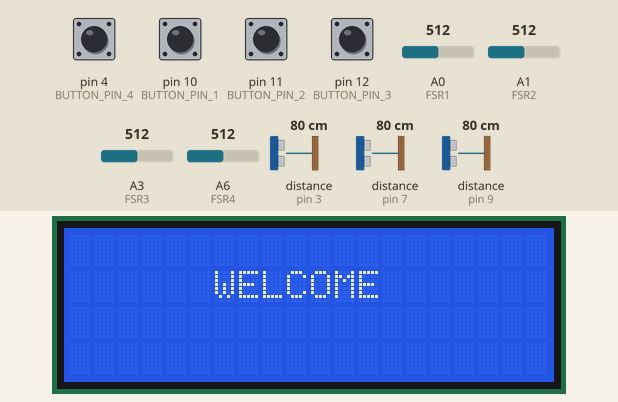
Bench run of a sketch on a simulated Arduino Nano, built with avr-gcc and run on an emulated ATmega328P. Parts: 20×4 character LCD. The test bench sets the inputs (shaded band); at power-on: pin 4 (BUTTON_PIN_4), pin 10 (BUTTON_PIN_1), pin 11 (BUTTON_PIN_2), pin 12 (BUTTON_PIN_3) HIGH, distance to the obstacle (sensors on pin 3, pin 7, pin 9) 80 cm, A0 (FSR1) = 512, A1 (FSR2) = 512, A3 (FSR3) = 512, A6 (FSR4) = 512. The echo pulse lasts 58.3 µs per cm; what the sketch prints to the serial monitor is not drawn.

Above: at 0.1 s.
At 2.3 s:
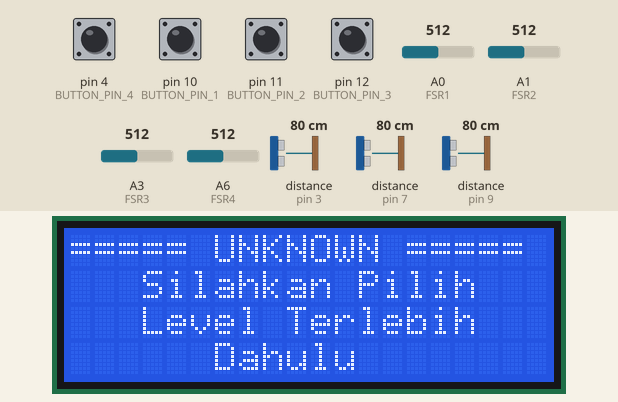
2.4 s: pin 4 (BUTTON_PIN_4) pulled LOW for 0.15 s
At 3.8 s:
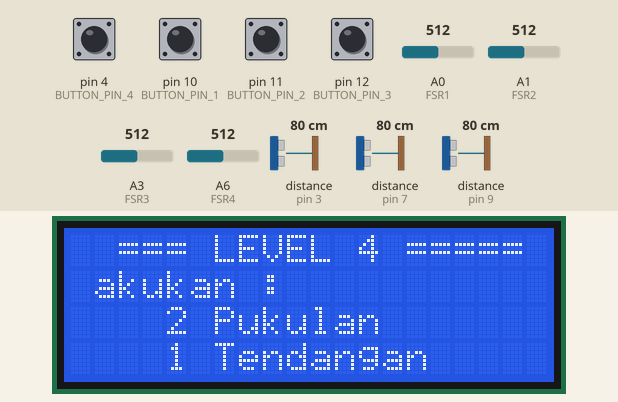
4.1 s: distance to the obstacle (sensor on pin 3) set to 35 cm
7.1 s: distance to the obstacle (sensor on pin 7) set to 9 cm
10.1 s: distance to the obstacle (sensor on pin 9) set to 18 cm
13.1 s: distance to the obstacle (sensor on pin 3) set to 120 cm
16.1 s: A0 (FSR1) set to 30
Timing chart, 0 to 19.1 s (numbered marks = the images above; inputs shaded):
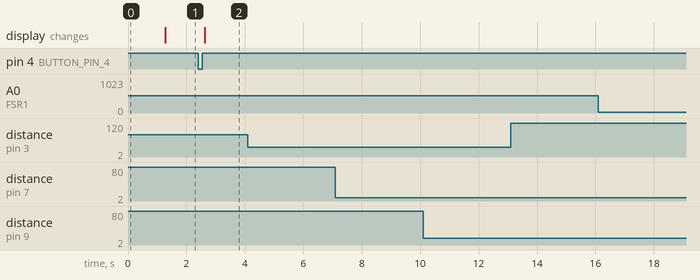

The sketch:

arduino.ino
```cpp
#include <LiquidCrystal_I2C.h>
#include <NewPing.h>

#define FSR1 A0
#define FSR2 A1
#define FSR3 A3
#define FSR4 A6

#define TRIG_1 2
#define ECHO_1 3
#define TRIG_2 8
#define ECHO_2 9
#define TRIG_3 6
#define ECHO_3 7

#define BUTTON_PIN_1 10
#define BUTTON_PIN_2 11
#define BUTTON_PIN_3 12
#define BUTTON_PIN_4 4

LiquidCrystal_I2C lcd(0x27, 20, 4);

NewPing sonar1(TRIG_1, ECHO_1, 200);
NewPing sonar2(TRIG_2, ECHO_2, 200);
NewPing sonar3(TRIG_3, ECHO_3, 200);

#define jarak_ultrasonik 5

unsigned int previousTime, currentTime, stopTime;

static bool buttonActive[4];
bool hasilNilai;

bool a = true;
int x = 0; //index array untuk damage dan speed
int pukulan = 1, tendangan = 1;

static double PUKUL_KIRI=0,PUKUL_KANAN=0,TENDANG_KIRI=0,TENDANG_KANAN=0,TENDANG_TENGAH=0;
static double damage[3], speed[3];
static double avarageDamage, avarageSpeed; //variabel untuk menyimpan rata-rata damage dan kecepatan

void displayLCD(byte level=0, byte punch=0, byte kick=0){
  if(level==1 || level==2 || level==3 || level==4){
    lcd.setCursor(0,0); lcd.print("===== LEVEL "+String(level)+" =====");
    lcd.setCursor(0,1); lcd.print("Lakukan :            ");
    lcd.setCursor(0,2); lcd.print("    "+String(punch)+" Pukulan        ");
    lcd.setCursor(0,3); lcd.print("    "+String(kick)+" Tendangan       ");
  } else if(level==0){
    lcd.setCursor(0,0); lcd.print("===== UNKNOWN =====");
    lcd.setCursor(0,1); lcd.print("   Silahkan Pilih   ");
    lcd.setCursor(0,2); lcd.print("   Level Terlebih   ");
    lcd.setCursor(0,3); lcd.print("      Dahulu        ");
  } else if(level==10){
    lcd.setCursor(0,0); lcd.print("===== RESULTS =====");
    lcd.setCursor(0,1); lcd.print("                      ");
    lcd.setCursor(0,2); lcd.print("Damage:" + String(avarageDamage)+" %               ");
    lcd.setCursor(0,3); lcd.print("Speed :" + String(avarageSpeed) +" cm/s              ");

  }
}

void setup() {
  Serial.begin(115200);
  lcd.init(); lcd.backlight(); lcd.clear();

  pinMode(FSR1, INPUT); pinMode(FSR2, INPUT);
  pinMode(FSR3, INPUT); pinMode(FSR4, INPUT);
  pinMode(BUTTON_PIN_1, INPUT_PULLUP);
  pinMode(BUTTON_PIN_2, INPUT_PULLUP);
  pinMode(BUTTON_PIN_3, INPUT_PULLUP);
  pinMode(BUTTON_PIN_4, INPUT_PULLUP);

  lcd.setCursor(0,0); lcd.print("                   ");
  lcd.setCursor(0,1); lcd.print("      WELCOME      ");
  lcd.setCursor(0,2); lcd.print("                   ");
  lcd.setCursor(0,3); lcd.print("                   ");
  delay(1000);
}

void tombol(int index){
    for(int i=0; i<4; i++){
      buttonActive[i] = 0;
      damage[i]=0; speed[i]=0;
      if(i==index){
        buttonActive[i] = 1;
      }
    }
}

void loop() {

  bool level1 = digitalRead(BUTTON_PIN_1);
  bool level2 = digitalRead(BUTTON_PIN_2);
  bool level3 = digitalRead(BUTTON_PIN_3);
  bool level4 = digitalRead(BUTTON_PIN_4);

  long DISTANCE_1 = sonar1.ping_cm();
  long DISTANCE_2 = sonar2.ping_cm();
  long DISTANCE_3 = sonar3.ping_cm();

  double pukulKiri = analogRead(FSR1);
  double pukulKanan = analogRead(FSR2);
  double tendangKiri = analogRead(FSR3);
  double tendangKanan  = analogRead(FSR4);

  pukulKiri = pukulKiri*100/1023;
  pukulKanan = pukulKanan*100/1023;
  tendangKiri = tendangKiri*100/1023;
  tendangKanan = tendangKanan*100/1023;

  Serial.print(DISTANCE_1); Serial.print(" ");
  Serial.print(DISTANCE_2); Serial.print(" ");
  Serial.print(DISTANCE_3); Serial.print(" | ");

  Serial.print(level1); Serial.print(level2);
  Serial.print(level3); Serial.print(level4);Serial.print(" | ");

  Serial.print(pukulKiri); Serial.print(" ");
  Serial.print(pukulKanan); Serial.print(" ");
  Serial.print(tendangKiri); Serial.print(" ");
  Serial.print(tendangKanan); Serial.println(" ");

  if(!level1){
      tombol(0);
      tendangan = 1;
      pukulan = 1;
      x=0;
  } else if(!level2){
      tombol(1);
      tendangan = 2;
      pukulan = 2;
      x=0;
  } else if(!level3){
      tombol(2);
      tendangan = 2;
      pukulan = 1;
      x=0;
  } else if(!level4){
      tombol(3);
      tendangan = 1;
      pukulan = 2;
      x=0;
  }

  if((DISTANCE_1!=0 && DISTANCE_1<=30) || (DISTANCE_2!=0 && DISTANCE_2<=30) || (DISTANCE_3!=0 && DISTANCE_3<=30)){
      if(a){ previousTime = millis(); a=false;}
      else{}
  } else {a=true;}

  if(pukulKiri>10){                       //Lakukan Pukulan di Kiri
    delay(10);
    currentTime = millis();
    if(pukulKiri>PUKUL_KIRI){
      PUKUL_KIRI = pukulKiri;
    } else if(pukulKiri<PUKUL_KIRI){
        if(pukulan != 0){
          damage[x] = PUKUL_KIRI;
          speed[x] = jarak_ultrasonik*1000/((currentTime-previousTime));
          x++;
      }
      delay(500);
      pukulan--;
    }
  }

  if(pukulKanan>10){                     // Lakukan Pukul di kanan
    delay(10);
    currentTime = millis();
    if(pukulKanan>PUKUL_KANAN){
      PUKUL_KANAN = pukulKanan;
    } else if(pukulKanan<PUKUL_KANAN){
        if(pukulan != 0){
          damage[x] = PUKUL_KANAN;
          speed[x] = jarak_ultrasonik*1000/((currentTime-previousTime));
          x++;
      }
      delay(500);
      pukulan--;
    }
  }
  if(tendangKanan>10){                      // Lakukan Tendangan di Kanan
    delay(10);
    currentTime = millis();
    if(tendangKanan>TENDANG_KANAN){
      TENDANG_KANAN = tendangKanan;
    } else if(tendangKanan<TENDANG_KANAN){
        if(tendangan != 0){
          damage[x] = TENDANG_KANAN;
          speed[x] = jarak_ultrasonik*1000/((currentTime-previousTime));
          x++;
      }
      delay(500);
      tendangan--;
    }
  }
  if(tendangKiri>10){                     // Lakukan tendangan di Kiri
    delay(10);
    currentTime = millis();
    if(tendangKiri>TENDANG_KIRI){
      TENDANG_KIRI = tendangKiri;
    } else if(tendangKiri<TENDANG_KIRI){
        if(tendangan != 0){
          damage[x] = TENDANG_KIRI;
          speed[x] = jarak_ultrasonik*1000/((currentTime-previousTime));
          x++;
      }
      delay(500);
      tendangan--;
    }
  }

x = (buttonActive[0] && x==2) ? 0:x ;
x = (buttonActive[1] && x==4) ? 0:x ;
x = (buttonActive[2] && x==3) ? 0:x ;
x = (buttonActive[3] && x==3) ? 0:x ;

tendangan = (tendangan<=0) ? 0 : tendangan;
pukulan = (pukulan<=0) ? 0 : pukulan;


 if(tendangan<=0 && pukulan<=0){
   hasilNilai=1;
   buttonActive[0]=0;
   buttonActive[1]=0;
   buttonActive[2]=0;
   buttonActive[3]=0;
 } else {
   hasilNilai=0;
 }

  if(buttonActive[0]){
      avarageDamage = (damage[0]+damage[1])/2;
      avarageSpeed  = (speed[0]+speed[1])/2;
      displayLCD(1, pukulan, tendangan);
  } else if(buttonActive[1]){
      avarageDamage = (damage[0]+damage[1]+damage[2]+damage[3])/4;
      avarageSpeed  = (speed[0]+speed[1]+speed[2]+speed[3])/4;
      displayLCD(2, pukulan, tendangan);
  } else if(buttonActive[2]){
      avarageDamage = (damage[0]+damage[1]+damage[2])/3;
      avarageSpeed  = (speed[0]+speed[1]+speed[2])/3;
      displayLCD(3, pukulan, tendangan);
  } else if(buttonActive[3]){
      avarageDamage = (damage[0]+damage[1]+damage[2])/3;
      avarageSpeed  = (speed[0]+speed[1]+speed[2])/3;
      displayLCD(4, pukulan, tendangan);
  } else if(hasilNilai){
    displayLCD(10);
  } else {
    displayLCD(0);
  }

}
```

Measured:
- after the input at 2.4 s, the display: changes after 0.23 s (image 2)
- after the input at 4.1 s, every drawn part: stays the same
- after the input at 7.1 s, every drawn part: stays the same
- after the input at 10.1 s, every drawn part: stays the same
- after the input at 13.1 s, every drawn part: stays the same
- after the input at 16.1 s, every drawn part: stays the same
